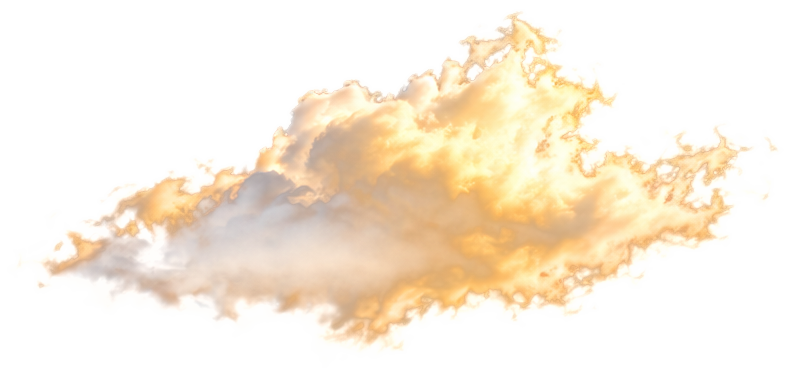
#> input picture projects/2026-11-大事记长图/v7_3d/img/cloud_1.png, 790 x 373 px; its folder holds 4 pictures in this run
$ python prep_v7.py img/cloud_0.png img/cloud_1.png
#> lines starting #> are read from the running program, lines starting #| are printed output that depends on the picture
# v7（3D 金色版）素材预处理。用法：python3 -I prep_v7.py 生成素材目录 第一页图片
import sys, glob, hashlib
from collections import deque
import numpy as np
from PIL import Image, ImageFilter
G, P0 = sys.argv[1], sys.argv[2]
OUT = 'img'
def lov(a):
    u = f'https://a.lovart.ai/artifacts/agent/{a}.png'
    return glob.glob(f"{G}/g_{hashlib.sha1(u.encode()).hexdigest()[:12]}*")[0]
PANELS = [('p00_page1', None), ('p01_wenduo', 'LT3Fiv2rbEER4YxU'), ('p02_xiaoqi', 'DuVDbYQ0CO74735X'), ('p03_qiaoqian', 'd5EbaBUeQD7uzXxf'),
          ('p04_ai', 'YhQO8nY9O4GttWZL'), ('p05_hangzhou', '1vFgDlIgRv3JXxk3'), ('p06_nanjing', 'VSHX9RjEbWKK3Nvw'),
          ('p07_yaou', 'gQjo8KG9UkIFMIL9'), ('p08_guanguang', 'x7zvYCOVpg9MXuYi'), ('p09_end', '2lIZuVzswz7b8Uca')]
for n, a in PANELS:
    im = Image.open(P0 if a is None else lov(a)).convert('RGB').resize((1080, 1920), Image.LANCZOS)
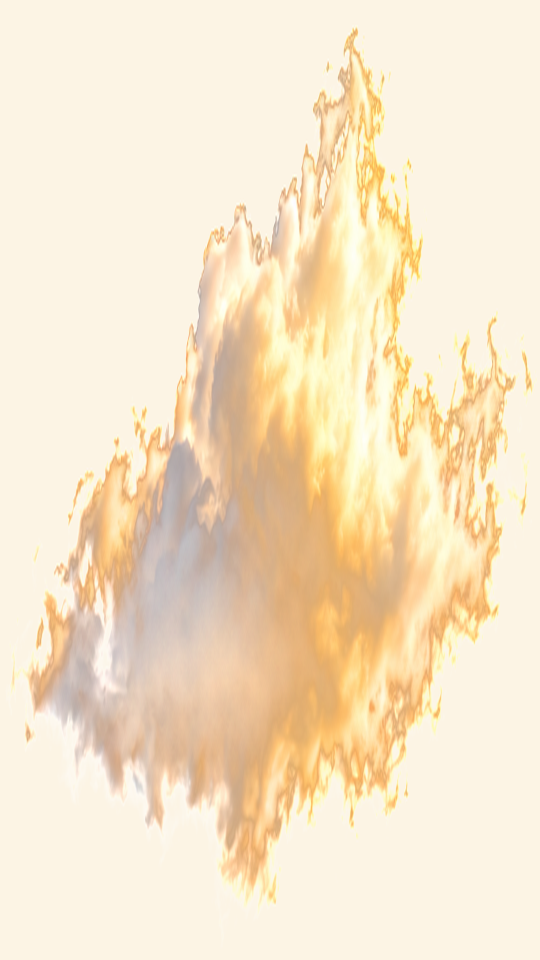
#> im: PIL image 1080x1920 RGB (shown at 1/2 size); mean R, G, B 246.2, 228.5, 200.2
    im.save(f'{OUT}/{n}.jpg', quality=92); print(n)
#| p00_page1
#> (the run stopped early here; a loop or call above may not have finished)
